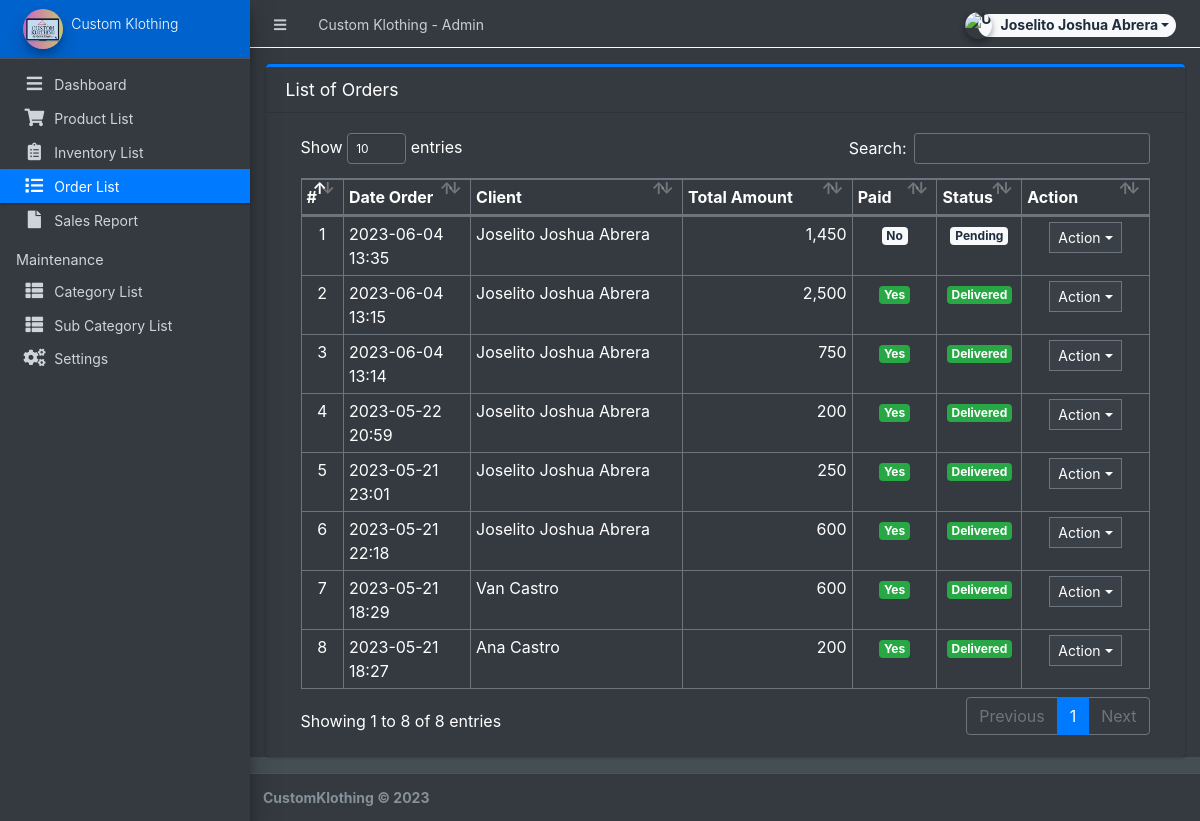
The app's page /admin/?page=orders (signed in) with its own data.
### tables this page shows
CREATE TABLE `orders` (
  `id` int(30) NOT NULL,
  `client_id` int(30) NOT NULL,
  `delivery_address` text NOT NULL,
  `payment_method` varchar(100) NOT NULL,
  `order_type` tinyint(1) NOT NULL COMMENT '1= pickup,2= deliver',
  `amount` double NOT NULL,
  `status` tinyint(2) NOT NULL DEFAULT 0,
  `paid` tinyint(1) NOT NULL DEFAULT 0,
  `date_created` datetime NOT NULL DEFAULT current_timestamp(),
  `date_updated` datetime DEFAULT NULL ON UPDATE current_timestamp()
);

### admin/orders/index.php (the view, shortened to what this page needs)
<div class="card card-outline card-primary">
	<div class="card-header">
		<h3 class="card-title">List of Orders</h3>
	</div>
	<div class="card-body">
		<div class="container-fluid">
        <div class="container-fluid">
			<table class="table table-bordered table-stripped">
				<colgroup>
					<col width="5%">
					<col width="15%">
					<col width="25%">
					<col width="20%">
					<col width="10%">
					<col width="10%">
					<col width="15%">
				</colgroup>
				<thead>
					<tr>
						<th>#</th>
						<th>Date Order</th>
						<th>Client</th>
						<th>Total Amount</th>
						<th>Paid</th>
						<th>Status</th>
						<th>Action</th>
					</tr>
				</thead>
				<tbody>
					<?php
					$i = 1;
						$qry = $conn->query("SELECT o.*,concat(c.firstname,' ',c.lastname) as client from `orders` o inner join clients c on c.id = o.client_id order by unix_timestamp(o.date_created) desc ");
						while($row = $qry->fetch_assoc()):
					?>
						<tr>
							<td class="text-center"><?php echo $i++; ?></td>
							<td><?php echo date("Y-m-d H:i",strtotime($row['date_created'])) ?></td>
							<td><?php echo $row['client'] ?></td>
							<td class="text-right"><?php echo number_format($row['amount']) ?></td>
							<td class="text-center">
                                <?php if($row['paid'] == 0): ?>
                                    <span class="badge badge-light">No</span>
                                <?php else: ?>
                                    <span class="badge badge-success">Yes</span>
                                <?php endif; ?>
                            </td>
							<td class="text-center">
                                <?php if($row['status'] == 0): ?>
                                    <span class="badge badge-light">Pending</span>
                                <?php elseif($row['status'] == 1): ?>
                                    <span class="badge badge-primary">Packed</span>
								<?php elseif($row['status'] == 2): ?>
                                    <span class="badge badge-warning">Out for Delivery</span>
								<?php elseif($row['status'] == 3): ?>
                                    <span class="badge badge-success">Delivered</span>
								<?php elseif($row['status'] == 5): ?>
                                    <span class="badge badge-success">Picked Up</span>
                                <?php else: ?>
                                    <span class="badge badge-danger">Cancelled</span>
                                <?php endif; ?>
                            </td>
							<td align="center">
								 <button type="button" class="btn btn-flat btn-default btn-sm dropdown-toggle dropdown-icon" data-toggle="dropdown">
				                  		Action
				                  </button>
							</td>
						</tr>
					<?php endwhile; ?>
				</tbody>
			</table>
		</div>
		</div>
	</div>
</div>

### records on screen
orders: date_created "2023-06-04 13:35", client "Joselito Joshua Abrera", amount "1,450", paid "No", status "Pending"
orders: date_created "2023-06-04 13:15", client "Joselito Joshua Abrera", amount "2,500", paid "Yes", status "Delivered"
orders: date_created "2023-06-04 13:14", client "Joselito Joshua Abrera", amount "750", paid "Yes", status "Delivered"
orders: date_created "2023-05-22 20:59", client "Joselito Joshua Abrera", amount "200", paid "Yes", status "Delivered"
orders: date_created "2023-05-21 23:01", client "Joselito Joshua Abrera", amount "250", paid "Yes", status "Delivered"
orders: date_created "2023-05-21 22:18", client "Joselito Joshua Abrera", amount "600", paid "Yes", status "Delivered"
orders: date_created "2023-05-21 18:29", client "Van Castro", amount "600", paid "Yes", status "Delivered"
orders: date_created "2023-05-21 18:27", client "Ana Castro", amount "200", paid "Yes", status "Delivered"

### other values on screen
$_settings->info('name') "Custom Klothing"
$_settings->userdata('firstname').' '.$_settings->userdata('lastname') "Joselito Joshua Abrera"
$_settings->info('short_name') "Custom Klothing"
